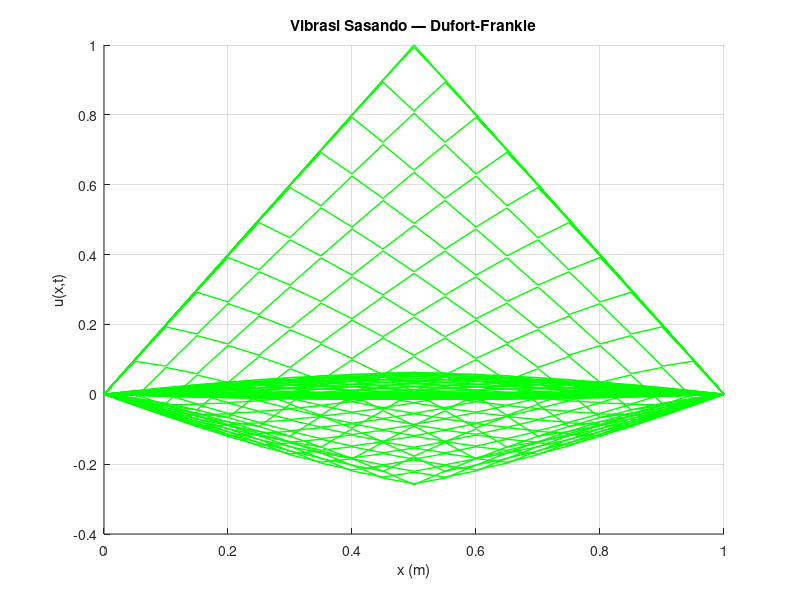
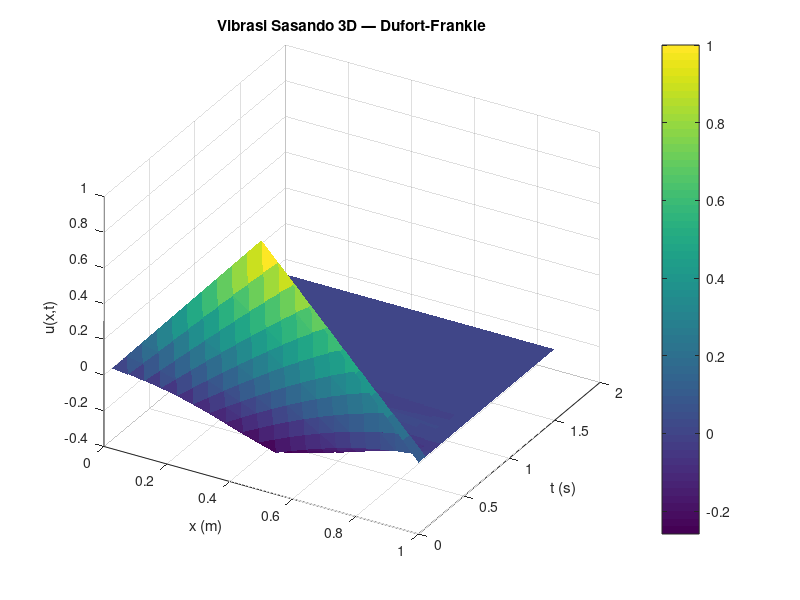

Recreate these plots in MATLAB, in order.
clc; clear all; close all;

% ====== PARAMETER ======
c  = 1;
kd = 0.3;
l  = 1;
h  = 1;
dx = 0.05;
dt = 0.008;

% ====== GRID ======
x  = 0:dx:l;
t  = 0:dt:1.5;
Nx = length(x);
Nt = length(t);

% ====== KOEFISIEN ======
A   = 0.5*c^2 + 2*c^2/l;
r   = A*dt^2/dx^2;
mu  = A*dt/dx^2;
fprintf('A  = %.4f\n', A);
fprintf('r  = %.4f\n', r);
fprintf('mu = %.4f\n', mu);

% ====== KONDISI AWAL ======
u = zeros(Nx, Nt);
for j = 1:Nx
    if x(j) <= 0.5*l
        u(j,1) = 2*h*x(j)/l;
    else
        u(j,1) = 2*h - 2*h*x(j)/l;
    end
end

% ====== KONDISI BATAS ======
for n = 1:Nt
    u(1,n)  = 0;
    u(Nx,n) = 0;
end

% ====== INISIALISASI n=1 ======
for j = 2:Nx-1
    u(j,2) = u(j,1) + 0.5*r*(u(j+1,1) - 2*u(j,1) + u(j-1,1));
end

% ====== ITERASI DUFORT-FRANKLE ======
D = 1 + 2*mu + 2*kd*dt;
for n = 2:Nt-1
    for j = 2:Nx-1
        neigh    = u(j+1,n) + u(j-1,n);
        u(j,n+1) = ((1-2*mu)*u(j,n-1) + 2*mu*neigh - 2*kd*dt*u(j,n)) / D;
    end
end

% ====== PLOT 2D ======
figure(1);
hold on; grid on;
for n = 1:Nt
    plot(x, u(:,n), 'g-', 'LineWidth', 1);
end
xlabel('x (m)');
ylabel('u(x,t)');
title('Vibrasi Sasando — Dufort-Frankle');

% ====== PLOT 3D ======
figure(2);
[T_mesh, X_mesh] = meshgrid(t, x);
surf(X_mesh, T_mesh, u, 'EdgeColor', 'none');
xlabel('x (m)');
ylabel('t (s)');
zlabel('u(x,t)');
title('Vibrasi Sasando 3D — Dufort-Frankle');
colorbar;
view(30, 35);
